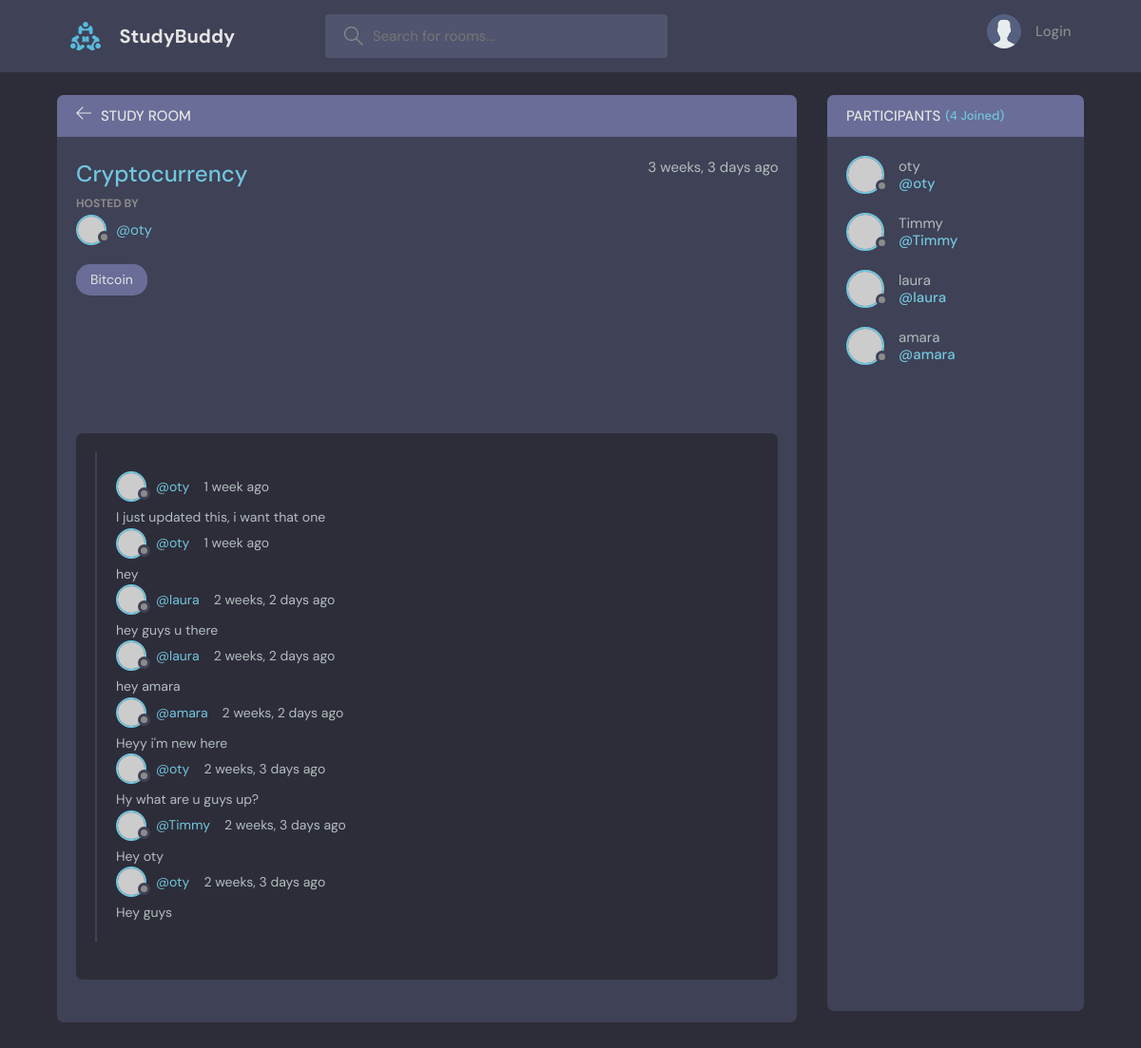
/room/11/, run on the app's committed database.
### base/models.py (models this page shows, shortened)
class Room(models.Model):
    host = models.ForeignKey(User, on_delete=models.SET_NULL, null=True)
    topic = models.ForeignKey(Topic, on_delete=models.CASCADE, null=True)
    name = models.CharField(max_length=200)
    description = models.TextField(null=True, blank=True)
    participants = models.ManyToManyField(User, related_name="participants", blank=True)
    updated = models.DateTimeField(auto_now=True)
    created = models.DateTimeField(auto_now_add=True)
    class Meta:
        ordering = ['-updated', '-created']

class Topic(models.Model):
    name = models.CharField(max_length=200)
    def __str__(self):
        return self.name

class Message(models.Model):
    user = models.ForeignKey(User, on_delete=models.CASCADE)
    room = models.ForeignKey(Room, on_delete=models.CASCADE)
    body = models.TextField()
    updated = models.DateTimeField(auto_now=True)
    created = models.DateTimeField(auto_now_add=True)
    class Meta:
        ordering = ['-updated', '-created']

### base/views.py (the view, shortened to what this page needs)
# urls.py: path('room/<str:pk>/', views.room, name="room"),
def room(request, pk):
    room = Room.objects.get(id=pk)
    room_messages = room.message_set.all()
    participants = room.participants.all()
    context = {'room': room, 'room_messages':room_messages, 'participants': participants}
    return render(request, 'base/room.html',context)

### base/templates/base/room.html (shortened to what this page needs)
{% extends 'main.html' %}
{% block content %}
<main class="profile-page layout layout--2">
  <div class="container">
    <div class="room">
      <div class="room__top">
        <div class="room__topLeft">
          <a href="{% url 'home' %}">
            <svg version="1.1" xmlns="http://www.w3.org/2000/svg" width="32" height="32" viewBox="0 0 32 32">
              <title>arrow-left</title>
              <path
                d="M13.723 2.286l-13.723 13.714 13.719 13.714 1.616-1.611-10.96-10.96h27.625v-2.286h-27.625l10.965-10.965-1.616-1.607z">
              </path>
            </svg>
          </a>
          <h3>Study Room</h3>
        </div>
      </div>
      <div class="room__box scroll">
        <div class="room__header scroll">
          <div class="room__info">
            <h3>{{room.topic}}</h3>
            <span>{{room.created | timesince}} ago</span>
          </div>
          <div class="room__hosted">
            <p>Hosted By</p>
            <a href="{% url 'user-profile' room.host.id %}" class="room__author">
              <div class="avatar avatar--small">
                <img src="https://randomuser.me/api/portraits/men/37.jpg" />
              </div>
              <span>@{{room.host.username}}</span>
            </a>
          </div>
          <span class="room__topics">{{room.name}}</span>
        </div>
        <div class="room__conversation">
          <div class="threads scroll">
            <div class="thread">
              {% for message in room_messages%}
              <div class="thread__top">
                <div class="thread__author">
                  <a href="{% url 'user-profile' message.user.id %}" class="thread__authorInfo">
                    <div class="avatar avatar--small">
                      <img src="https://randomuser.me/api/portraits/men/37.jpg" />
                    </div>
                    <span>@{{message.user}}</span>
                  </a>
                  <span class="thread__date">{{message.created | timesince}} ago</span>
                </div>
              </div>
              <div class="thread__details">
                {{message.body}}
              </div>
              {%endfor%}
            </div>
          </div>
        </div>
      </div>
    </div>
    <div class="participants">
      <h3 class="participants__top">Participants <span>({{participants.count}} Joined)</span></h3>
      <div class="participants__list scroll">
        {% for user in participants%}
        <a href="{% url 'user-profile' user.id %}" class="participant">
          <div class="avatar avatar--medium">
            <img src="https://randomuser.me/api/portraits/men/37.jpg" />
          </div>
          <p>
            {{user.username}}
            <span>@{{user.username}}</span>
          </p>
        </a>
        {% endfor %}
      </div>
    </div>
  </div>
</main>
{% endblock content %}

### data on the page
Room: topic "Cryptocurrency", created "3 weeks, 3 days", host.username "oty", name "Bitcoin"
Message: user "oty", created "1 week", body "I just updated this, i want that one"
Message: user "oty", created "1 week", body "hey"
Message: user "laura", created "2 weeks, 2 days", body "hey guys u there"
Message: user "laura", created "2 weeks, 2 days", body "hey amara"
Message: user "amara", created "2 weeks, 2 days", body "Heyy i'm new here"
Message: user "oty", created "2 weeks, 3 days", body "Hy what are u guys up?"
Message: user "Timmy", created "2 weeks, 3 days", body "Hey oty"
Message: user "oty", created "2 weeks, 3 days", body "Hey guys"

### other printed values
{{ participants.count }} "4"
{{ user.username }} "oty"
{{ user.username }} "Timmy"
{{ user.username }} "laura"
{{ user.username }} "amara"
